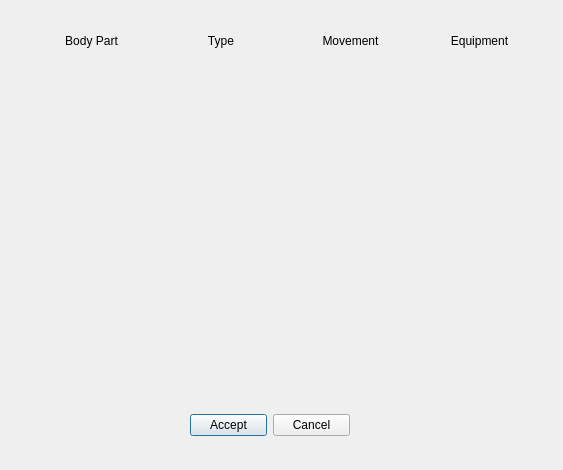
<?xml version="1.0" encoding="UTF-8"?>
<ui version="4.0">
 <class>AddTagsWindow</class>
 <widget class="QDialog" name="AddTagsWindow">
  <property name="geometry">
   <rect>
    <x>0</x>
    <y>0</y>
    <width>563</width>
    <height>470</height>
   </rect>
  </property>
  <property name="windowTitle">
   <string>Dialog</string>
  </property>
  <widget class="QWidget" name="horizontalLayoutWidget">
   <property name="geometry">
    <rect>
     <x>30</x>
     <y>20</y>
     <width>511</width>
     <height>41</height>
    </rect>
   </property>
   <layout class="QHBoxLayout" name="label_layout">
    <item>
     <widget class="QLabel" name="body_part_label">
      <property name="styleSheet">
       <string notr="true">font: 75 8pt &quot;MS Shell Dlg 2&quot;;</string>
      </property>
      <property name="text">
       <string>Body Part</string>
      </property>
      <property name="alignment">
       <set>Qt::AlignCenter</set>
      </property>
     </widget>
    </item>
    <item>
     <widget class="QLabel" name="type_label">
      <property name="text">
       <string>Type</string>
      </property>
      <property name="alignment">
       <set>Qt::AlignCenter</set>
      </property>
     </widget>
    </item>
    <item>
     <widget class="QLabel" name="movement_label">
      <property name="text">
       <string>Movement</string>
      </property>
      <property name="alignment">
       <set>Qt::AlignCenter</set>
      </property>
     </widget>
    </item>
    <item>
     <widget class="QLabel" name="equipment_label">
      <property name="text">
       <string>Equipment</string>
      </property>
      <property name="alignment">
       <set>Qt::AlignCenter</set>
      </property>
     </widget>
    </item>
   </layout>
  </widget>
  <widget class="QWidget" name="horizontalLayoutWidget_2">
   <property name="geometry">
    <rect>
     <x>30</x>
     <y>80</y>
     <width>511</width>
     <height>291</height>
    </rect>
   </property>
   <layout class="QHBoxLayout" name="check_box_layout">
    <item>
     <layout class="QVBoxLayout" name="body_part_boxes"/>
    </item>
    <item>
     <layout class="QVBoxLayout" name="type_boxes"/>
    </item>
    <item>
     <layout class="QVBoxLayout" name="movement_boxes"/>
    </item>
    <item>
     <layout class="QVBoxLayout" name="equipment_boxes"/>
    </item>
   </layout>
  </widget>
  <widget class="QWidget" name="horizontalLayoutWidget_3">
   <property name="geometry">
    <rect>
     <x>190</x>
     <y>400</y>
     <width>160</width>
     <height>51</height>
    </rect>
   </property>
   <layout class="QHBoxLayout" name="button_layout">
    <item>
     <widget class="QPushButton" name="accept_button">
      <property name="text">
       <string>Accept</string>
      </property>
     </widget>
    </item>
    <item>
     <widget class="QPushButton" name="cancel_button">
      <property name="text">
       <string>Cancel</string>
      </property>
     </widget>
    </item>
   </layout>
  </widget>
 </widget>
 <resources/>
 <connections/>
</ui>
